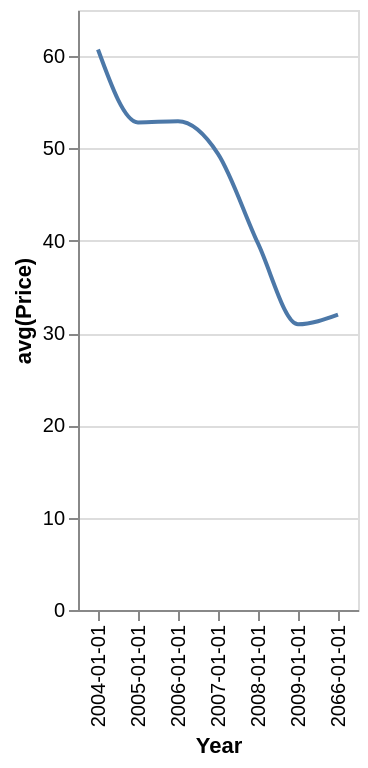

The specification (Vega-Lite) saved for this image:
### Vega-Lite specification from a JSON file in a GitHub repository (floating-point values rounded to 4 significant figures)
{"data": {"values": [{"x_data": "2004-01-01", "y_data": 60.71}, {"x_data": "2005-01-01", "y_data": 52.82}, {"x_data": "2006-01-01", "y_data": 52.94}, {"x_data": "2007-01-01", "y_data": 49.42}, {"x_data": "2008-01-01", "y_data": 39.71}, {"x_data": "2009-01-01", "y_data": 30.95}, {"x_data": "2066-01-01", "y_data": 32}]}, "mark": {"type": "line", "interpolate": "monotone"}, "encoding": {"x": {"field": "x_data", "type": "nominal", "title": "Year", "sort": "ascending"}, "y": {"field": "y_data", "type": "quantitative", "title": "avg(Price)"}}}
